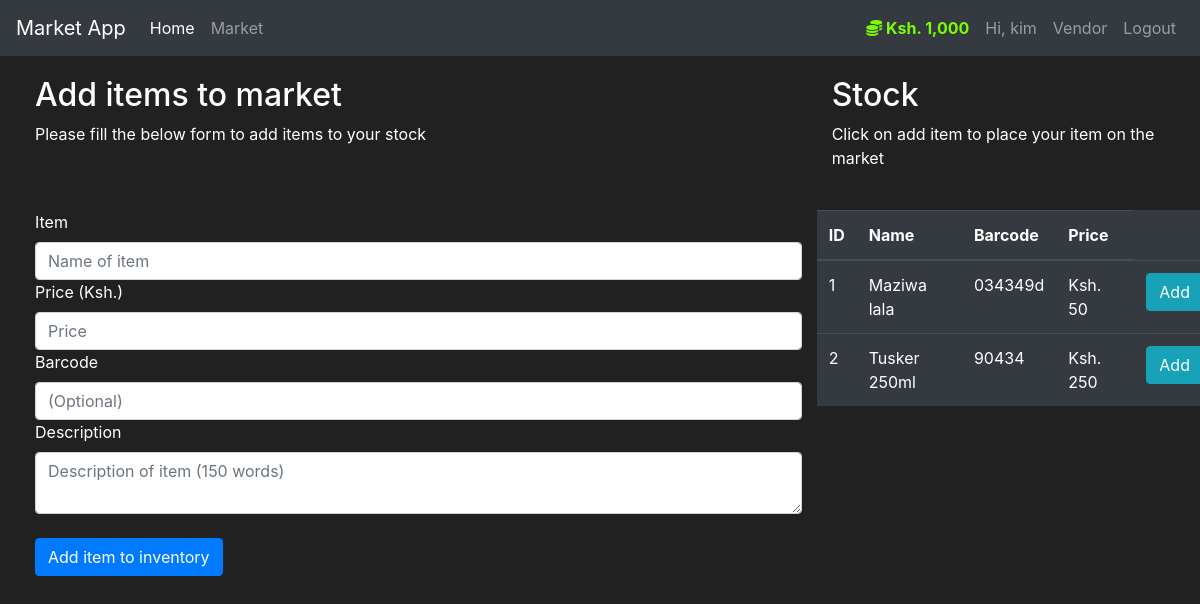
Page /item (signed in) on the committed database.
### markets/models.py (models this page shows, shortened)
class User(db.Model, UserMixin):
    id = db.Column(db.Integer(), primary_key=True)
    username = db.Column(db.String(length=30), nullable=False, unique=True)
    email_address = db.Column(db.String(length=50), nullable=False, unique=True)
    password_hash = db.Column(db.String(length=60), nullable=False)
    budget = db.Column(db.Integer(), nullable=False, default=5000)
    items = db.relationship('Item', backref='owned_user', lazy=True)
    @property
    def password(self):
        return self.password
    @property
    def prettier_budget(self):
        if len(str(self.budget)) >= 4:
            return f'Ksh. {str(self.budget)[:-3]},{str(self.budget)[-3:]}'
        else:
            return f'Ksh. {self.budget}'

class Stock(db.Model):
    id = db.Column(db.Integer(), primary_key=True)
    name = db.Column(db.String(length=30), nullable=False, unique=True)
    price = db.Column(db.Integer(), nullable=False)
    barcode = db.Column(db.String(length=12), nullable=True, unique=True)
    description = db.Column(db.String(length=1024), nullable=False, unique=True)

### markets/routes.py (the view, shortened to what this page needs)
@app.route('/item', methods=['POST', 'GET'])
def item():
    add_form = StockForm()
    all_items = Stock.query.all()
    return render_template('item.html', add_form=add_form, all_items=all_items)

### markets/forms.py
class StockForm(FlaskForm):
    name = StringField(label='Item', validators=[DataRequired()])
    price = IntegerField(label='Price (Ksh.)', validators=[DataRequired()])
    barcode = StringField(label='Barcode',validators=[DataRequired()])
    description = TextAreaField(label='Description')
    submit = SubmitField(label='Add item to inventory')

### markets/models.py (called while the page is built)
@login_manager.user_loader
def load_user(user_id):
    return User.query.get(int(user_id))

### markets/templates/item.html (shortened to what this page needs)
{% extends 'base.html' %}
{% block content %}
<div class="row" style="margin-top: 20px; margin-left: 20px">
   <div class="col-8">
      <h2>Add items to market</h2>
      <p> Please fill the below form to add items to your stock</p>
      <br>
      <form method="post"  style="color:white">
         <br>
         {{ add_form.name.label() }}
         {{ add_form.name(class="form-control",placeholder="Name of item") }}
         {{ add_form.price.label() }}
         {{ add_form.price(class="form-control",placeholder="Price") }}
         {{ add_form.barcode.label() }}
         {{ add_form.price(class="form-control",placeholder="(Optional)") }}
         {{ add_form.description.label() }}
         {{ add_form.description(class="form-control",placeholder="Description of item (150 words)") }}
         <br>
         {{ add_form.submit(class="btn btn-outline btn-primary")}}
         <br>
      </form>
   </div>
   <div class="col-4">
      <h2>Stock</h2>
      <p> Click on add item to place your item on the market</p>
      <br>
      <div class="row">
         {% if all_items %}
         <table class="table table-hover table-dark">
         <thead>
            <tr>
               <th scope="col">ID</th>
               <th scope="col">Name</th>
               <th scope="col">Barcode</th>
               <th scope="col">Price</th>
            </tr>
         </thead>
         <tbody>
            {% for row in all_items %}
            <tr>
               <td>{{ row.id }}</td>
               <td>{{ row.name }}</td>
               <td>{{ row.barcode }}</td>
               <td>Ksh. {{ row.price}}</td>
               <td>
                  <button class="btn btn-outline btn-info">Add</button>
               </td>
            </tr>
            {% endfor %}
         </tbody>
      </table>
         {% endif %}
      </div>
   </div>
</div>
{% endblock %}

### markets/templates/base.html (shortened to what this page needs)
 <!doctype html>
<html lang="en">
   <head>
      <link rel="stylesheet" href="https://cdn.jsdelivr.net/npm/bootstrap@4.5.3/dist/css/bootstrap.min.css">
   </head>
   <body>
      <nav class="navbar navbar-expand-md navbar-dark bg-dark">
  <a class="navbar-brand" href="#">Market App</a>
  <div class="collapse navbar-collapse" id="navbarNav">
<ul class="navbar-nav mr-auto">
    <li class="nav-item active">
        <a class="nav-link" href="{{ url_for('home') }}">Home <span class="sr-only">(current)</span></a>
    </li>
    <li class="nav-item">
        <a class="nav-link" href="{{ url_for('market') }}">Market</a>
    </li>
</ul>
      {% if current_user.is_authenticated %}
        <ul class="navbar-nav">
            <li class="nav-item">
            <a class="nav-link" style="color: lawngreen; font-weight: bold" >
                <i class="fas fa-coins"></i>
                {{ current_user.prettier_budget }}
            </a>
         </li>
        <li class="nav-item">
            <a class="nav-link" >Hi, {{ current_user.username }}</a>
         </li>
            <li class="nav-item">
            <a class="nav-link" href="{{ url_for('vendor') }}">Vendor</a>
         </li>
        <li class="nav-item">
            <a class="nav-link" href="{{ url_for('logout_page') }}">Logout</a>
         </li>
        </ul>
      {% endif %}
  </div>
</nav>
      {% block content %}
      {% endblock %}
   </body>
</html>

### markets/templates/base.html (style rules this page uses)
body { background-color: #212121; color: white }

### rows in the picture
User: prettier_budget "Ksh. 1,000", username "kim"
Stock: id "1", name "Maziwa lala", barcode "034349d", price "50"
Stock: id "2", name "Tusker 250ml", barcode "90434", price "250"

### other values in the picture
{{ add_form.name.label() }} "Item"
{{ add_form.price.label() }} "Price (Ksh.)"
{{ add_form.barcode.label() }} "Barcode"
{{ add_form.description.label() }} "Description"
